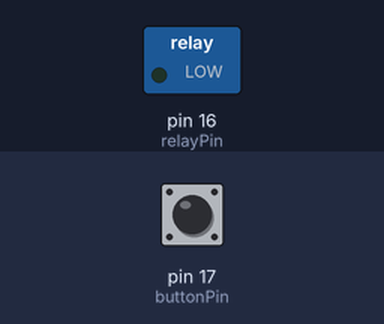
A sketch run on a simulated Arduino Uno, built with avr-gcc and run on an emulated ATmega328P. Shown: switched loads named in the sketch (green lamp = pin HIGH). The inputs (shaded band) are chosen by the test bench; at power-on: pin 17 (buttonPin) HIGH.

Above: at 1.2 s.
1.3 s: pin 17 (buttonPin) pulled LOW for 0.15 s
At 1.37 s:
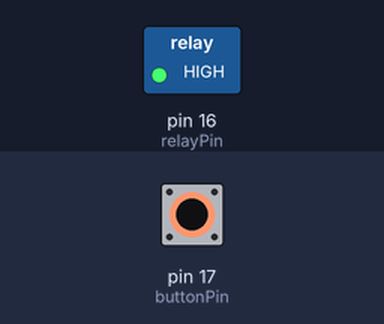
2.9 s: pin 17 (buttonPin) pulled LOW for 3.2 s
At 7.2 s:
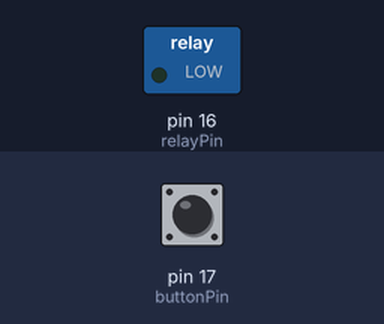
Timing chart, 0 to 8.7 s (numbered marks = the images above; inputs shaded):
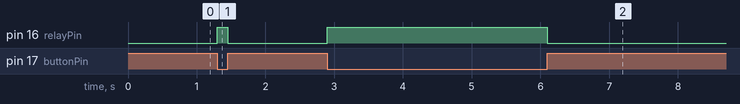

The sketch:

Rel_.ino
```cpp
const int buttonPin = 17;
const int relayPin = 16;

void setup() {
  pinMode(buttonPin, INPUT_PULLUP);
  pinMode(relayPin, OUTPUT);
}

void loop() {
  if (digitalRead(buttonPin) == LOW) {
    digitalWrite(relayPin, HIGH);  // activa relé
  } else {
    digitalWrite(relayPin, LOW);   // desactiva relé
  }
}
```

Measured:
- after the input at 1.3 s, pin 16 (relayPin): LOW → HIGH at once, → LOW 0.15 s later
- after the input at 2.9 s, pin 16 (relayPin): LOW → HIGH at once, → LOW 3.2 s later
